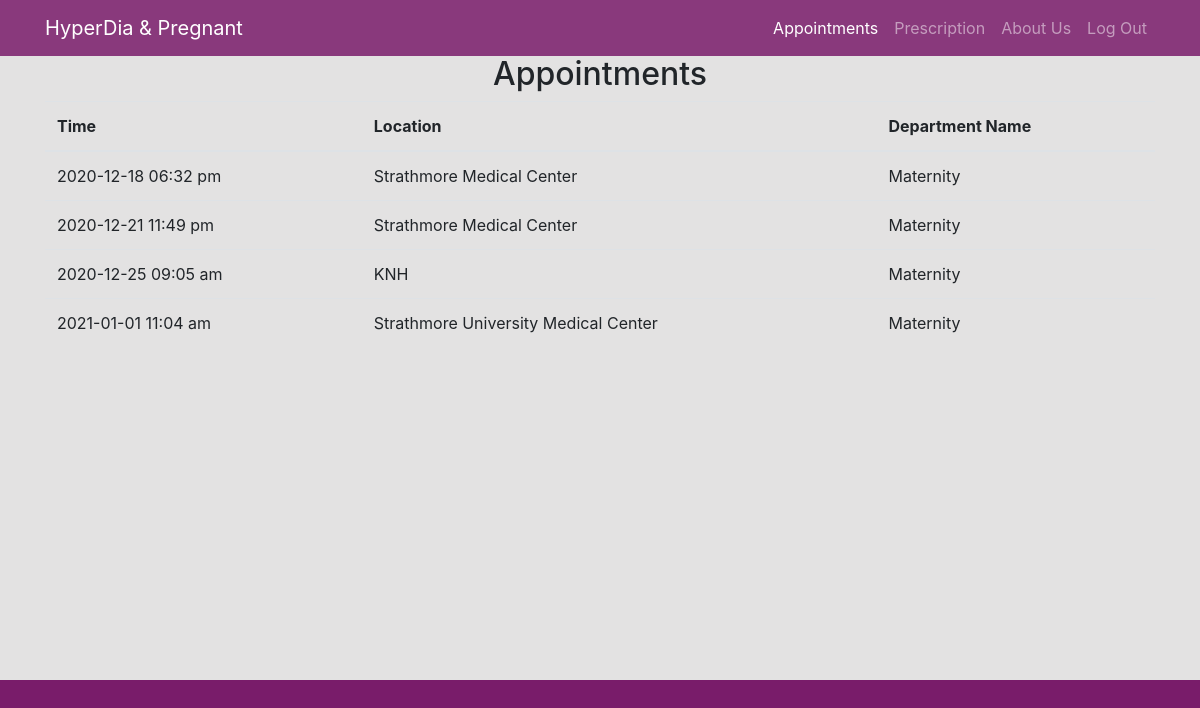
Page /patients/appointments.php (signed in) on the committed database.
### tables this page shows
CREATE TABLE `appointments` (
  `Scheduled_Time` datetime(6) NOT NULL,
  `Email` varchar(255) NOT NULL,
  `Location` varchar(255) NOT NULL,
  `Department_Name` varchar(255) NOT NULL
);

### patients/appointments.php (the view, shortened to what this page needs)
<?php
    include("../database/constants.php");
?>
<!DOCTYPE html>
<html lang="en">
<head>
    <link rel="stylesheet" href="https://cdn.jsdelivr.net/npm/bootstrap@4.5.3/dist/css/bootstrap.min.css">
    <link rel="stylesheet" href="../fontawesome-free-5.15.1-web\css\all.css">
    <link rel="stylesheet" href="../styles/styles.css">
</head>
<body>
    <nav class="navbar fixed-top navbar-expand-lg navbar-dark bg-custom">
        <div class="container">
            <a class="navbar-brand" href="">HyperDia & Pregnant</a>
            <div class="collapse navbar-collapse" id="navbarTogglerDemo02">
                <ul class="navbar-nav ml-auto mt-2 mt-lg-0">
                    <li class="nav-item">
                        <a class="nav-link active" href="appointments.php">Appointments</a>
                    </li>
                    <li class="nav-item">
                        <a class="nav-link" href="prescriptions.php">Prescription</a>
                    </li>
                    <li class="nav-item">
                        <a class="nav-link" href="../about.php">About Us</a>
                    </li>
                    <li class="nav-item">
                        <a class="nav-link" href="../database/log_out.php">Log Out</a>
                    </li>
                </ul>
            </div>
        </div>
    </nav>
    <div class="body-section" style="height: 85vh;">
        <div class="container">
            <h2 class="text-center">Appointments</h2>
            <table class="table table-hover">
                <thead>
                    <tr>
                        <th scope="col">Time</th>
                        <th scope="col">Location</th>
                        <th scope="col">Department Name</th>
                    </tr>
                </thead>
                <tbody>
                    <?php
                        $email = $_SESSION['email'];
                        $sql = "SELECT * FROM appointments WHERE Email = '$email'";
                        $result = $conn->query($sql);
                        while($row = $result->fetch_assoc()) {
                            $myDate = strtotime($row['Scheduled_Time']);
                            $myDate = date("Y-m-d h:i a", $myDate);
                    ?>
                    <tr>
                        <td><?php echo $myDate; ?></td>
                        <td><?php echo $row['Location']; ?></td>
                        <td><?php echo $row['Department_Name']; ?></td>
                    </tr>
                    <?php } ?>
                </tbody>
            </table>
        </div>
    </div>
</body>
</html>

### styles/styles.css (style rules this page uses)
body { background-color: rgba(121,28,106,1); }
.bg-custom { background-color: rgba(121,28,106,0.85); }
.body-section { background-color: #e3e2e2; padding-top: 55px; padding-bottom: 30px; }

### rows in the picture
appointments: Scheduled_Time "2020-12-18 06:32 pm", Location "Strathmore Medical Center", Department_Name "Maternity"
appointments: Scheduled_Time "2020-12-21 11:49 pm", Location "Strathmore Medical Center", Department_Name "Maternity"
appointments: Scheduled_Time "2020-12-25 09:05 am", Location "KNH", Department_Name "Maternity"
appointments: Scheduled_Time "2021-01-01 11:04 am", Location "Strathmore University Medical Center", Department_Name "Maternity"
